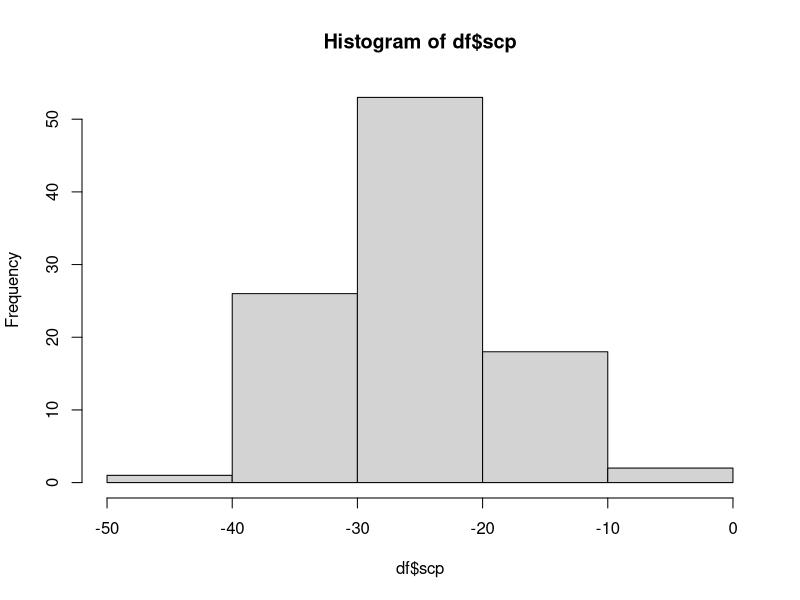
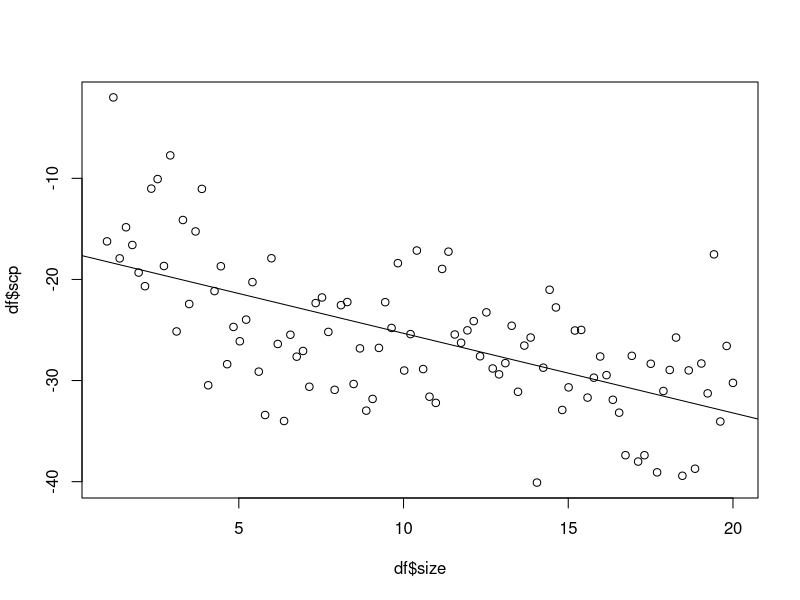

The R source for these figures, in order:
## ---- chunk 1
library(dplyr)
library(tidyr)
## ---- chunk 2
scp<-rnorm(100, mean=-26,sd = 5)
size<-seq(1,20, length.out=100)
df<-data.frame(size=size, scp=scp)
df$scp[which(df$size<4)]<-rnorm(n = nrow(df[df$size<4,]), mean=-15, sd=5)
df$scp[which(df$size>15)]<-rnorm( nrow(df[df$size>15,]),mean=-30, sd=5)
## ---- chunk 3
hist(df$scp,breaks = 5)
## ---- chunk 4
mod<-lm(scp~size,  data=df)
plot(x=df$size,y=df$scp)+abline(mod)

mod1<-summary(mod)
mod1$r.squared

## ---- chunk 5
scp<-rnorm(40, mean=-26,sd = 10)
size<-seq(1,20, length.out=40)
df<-data.frame(size=size, scp=scp)
df$scp[which(df$size<4)]<-rnorm(n = nrow(df[df$size<4,]), mean=-15, sd=10)
df$scp[which(df$size>15)]<-rnorm( nrow(df[df$size>15,]),mean=-30, sd=10)

mod<-lm(scp~size,  data=df)
mod1<-summary(mod)
mod1
mod1$r.squared
